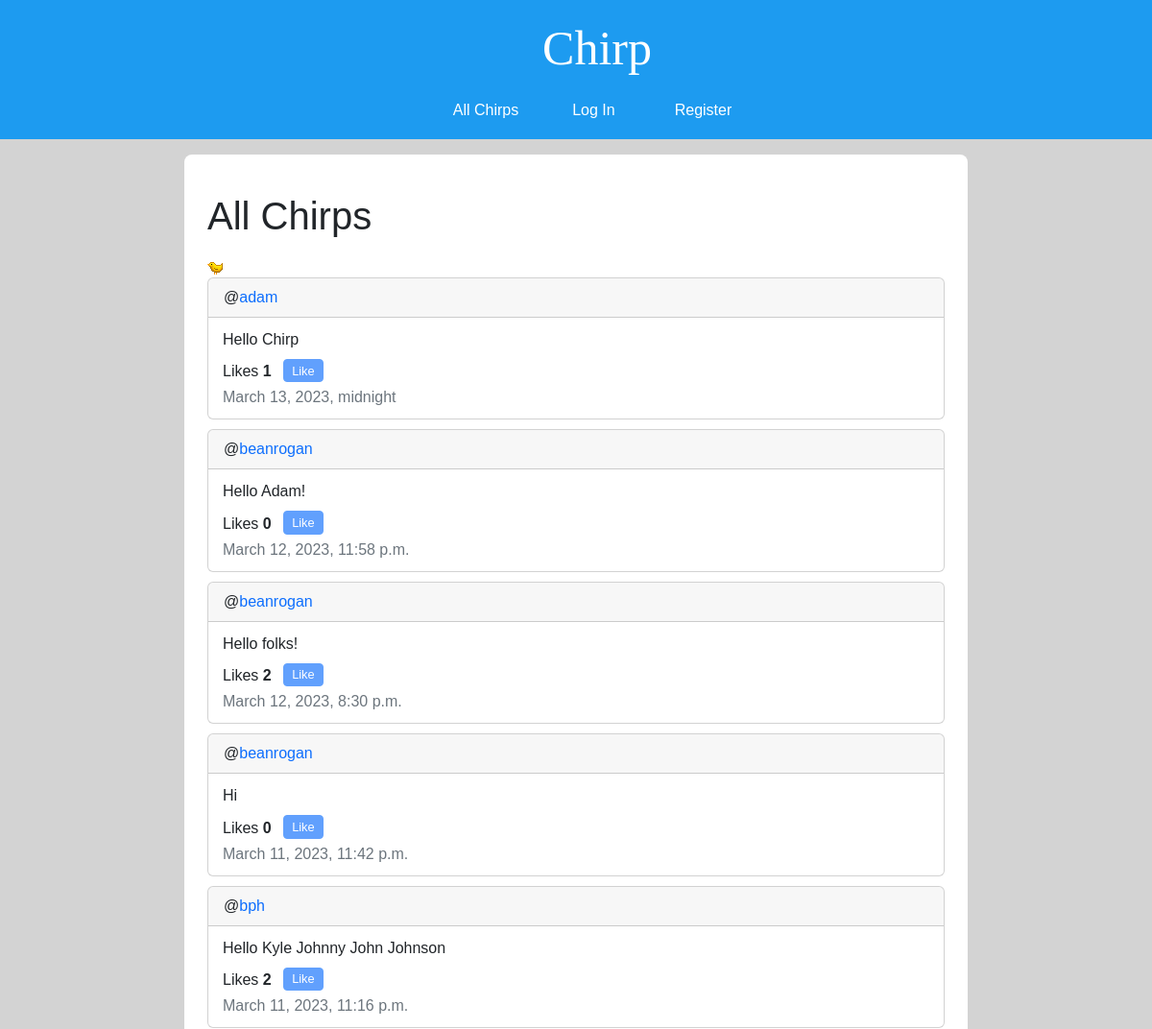
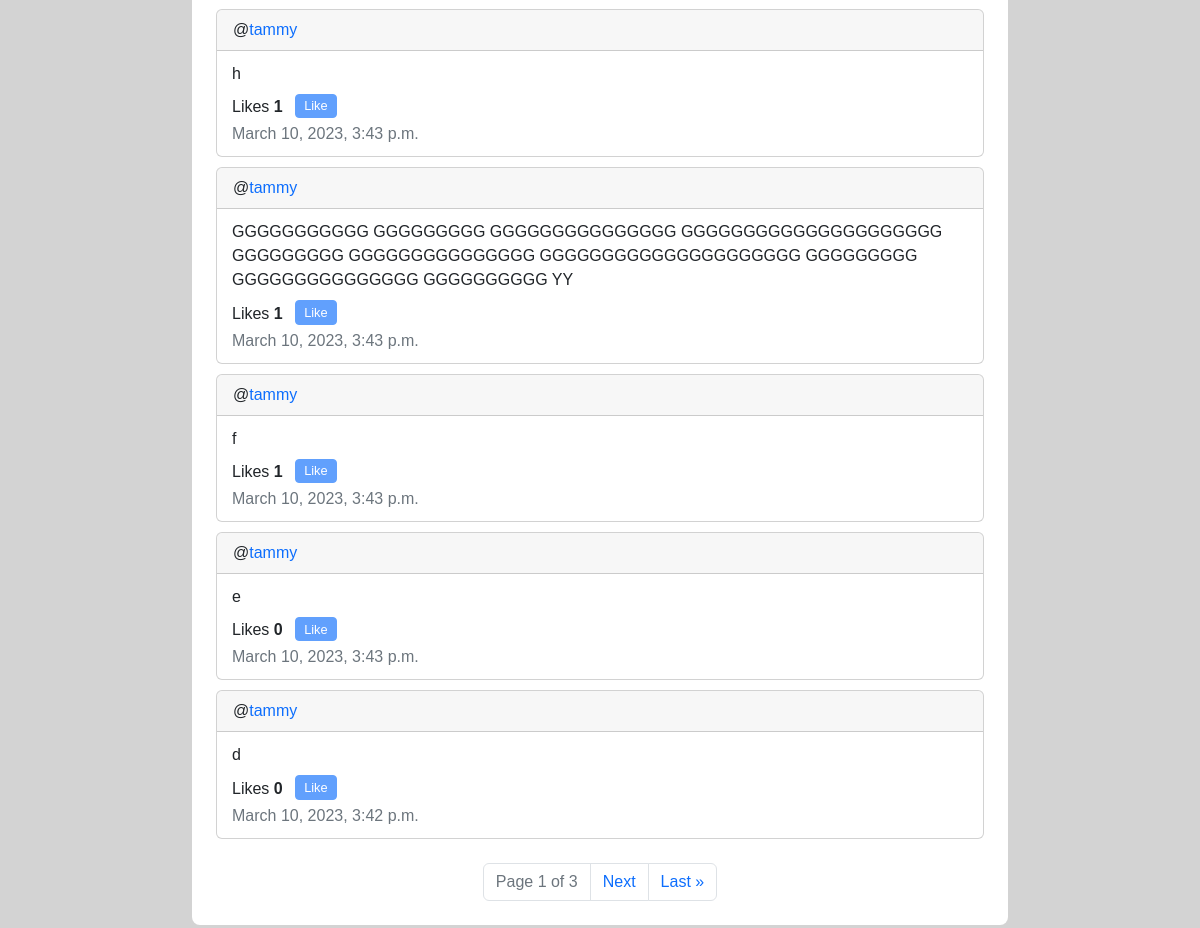
The page / on the database its author committed (2 pictures, top to bottom).
### network/models.py (models this page shows, shortened)
class Post(models.Model):
    author = models.ForeignKey('User', on_delete=models.CASCADE, related_name="+")
    content = models.TextField(max_length=280, verbose_name='')
    datetime = models.DateTimeField(auto_now_add=True)
    def likes(self):
        return self.like_objs.count()
    def users_liked(self):
        users = [like_obj.user for like_obj in self.like_objs.all()]
        return users

class User(AbstractUser):
    pass

### network/views.py (the view)
# urls.py: path("", views.index, name="index"),
def index(request):
    if request.method == "POST":
        if request.user.is_authenticated:
            f = NewPostForm(request.POST)
            post = f.save(commit=False)
            post.author = request.user
            post.save()
        else:
            return render(request, "network/error-page.html", {
                'message': error_message['login_to_post']
            })
        return HttpResponseRedirect(reverse("index"))
    else:
        post_list = Post.objects.order_by("-datetime")
        paginator = Paginator(post_list, 10)
        page_number = request.GET.get('page')
        page_obj = paginator.get_page(page_number)
        return render(request, "network/index.html", {
            'form': NewPostForm(),
            'page_obj': page_obj,
        })

### network/templates/network/index.html (shortened to what this page needs)
{% extends "network/layout.html" %}
{% block body %}
    <h1>All Chirps</h1>
    {% if user.is_authenticated == False %}
        <img alt="tweety bird">
    {% endif %}
    {% include "network/post-pagination.html" with user=user page_obj=page_obj %}
{% endblock %}

### network/templates/network/post-pagination.html (shortened to what this page needs)
<div class="post-group">
    {% for post in page_obj %}
        <div class="post card">
            <div class="card-header post-author" id="postAuthor_{{ post.id }}">@<a class="post-author-link" href="{% url 'profile' post.author.username %}">{{post.author}}</a></div>
            <div class="card-body position-relative">
                <div class="post-content-container mb-2" id="postContentContainer_{{ post.id }}">
                    <span class="post-content card-text" id="postContent_{{ post.id }}" style="display: block">{{post.content}}</span>
                </div>
                <div class="like-button-group d-sm-inline">
                    Likes <span class="like-count" id="likeCount_{{ post.id }}">{{ post.likes }}</span>
                    {% if user not in post.users_liked and user.is_authenticated %}
                        <button class="like-unlike-button btn btn-primary btn-sm mb-1 ms-2" id="{{ post.id }}">Like</button>
                    {% elif user in post.users_liked and user.is_authenticated %}
                        <button class="like-unlike-button btn btn-primary btn-sm mb-1 ms-2" id="{{ post.id }}">Unlike</button>
                    {% else %}
                        <button class="like-unlike-button btn btn-primary btn-sm mb-1 ms-2" id="{{ post.id }}" disabled>Like</button>
                    {% endif %}
                </div>
                <div class="post-datetime d-sm-block fw-light text-muted" id="postDatetime_{{ post.id }}">{{post.datetime}}</div>
            </div>
        </div>
    {% endfor %}
    <nav class="mt-4">
        <ul class="pagination justify-content-center">
            <li class="page-item current disabled">
                <a class="page-link">Page {{ page_obj.number }} of {{ page_obj.paginator.num_pages }}</a>
            </li>
            {% if page_obj.has_next %}
                <li class="page-item next"><a class="page-link" href="?page={{ page_obj.next_page_number }}">Next</a></li>
                {% if page_obj.next_page_number != page_obj.paginator.num_pages %}
                    <li class="page-item last"><a class="page-link" href="?page={{ page_obj.paginator.num_pages }}">Last &raquo;</a></li>
                {% endif %}
            {% endif %}
        </ul>
    </nav>
</div>

### network/static/network/styles.css (style rules this page uses)
.like-unlike-button, .post-content-button { --bs-btn-padding-y: .10rem; --bs-btn-padding-x: .5rem; --bs-btn-font-size: .80rem; }
.btn-primary { --bs-btn-bg: rgb(29, 155, 240); --bs-btn-border-color: rgb(29, 155, 240); --bs-btn-hover-bg: rgb(25, 129, 198); --bs-btn-hover-border-color: rgb(25, 129, 198); }
body { background-color: lightgray; font-family: "Varela", sans-serif; }
h1 { margin: 16px 0px; }
.card-body { padding: 3px 15px 10px 15px; }
.post-author-link { text-decoration: none !important; }
.post { margin-bottom: 10px; }
.like-count { font-weight: bold; }

### rows shown on the page
Post: author "adam", content "Hello Chirp", likes "1", datetime "March 13, 2023, midnight"
Post: author "beanrogan", content "Hello Adam!", likes "0", datetime "March 12, 2023, 11:58 p.m."
Post: author "beanrogan", content "Hello folks!", likes "2", datetime "March 12, 2023, 8:30 p.m."
Post: author "beanrogan", content "Hi", likes "0", datetime "March 11, 2023, 11:42 p.m."
Post: author "bph", content "Hello Kyle Johnny John Johnson", likes "2", datetime "March 11, 2023, 11:16 p.m."
Post: author "tammy", content "h", likes "1", datetime "March 10, 2023, 3:43 p.m."
Post: author "tammy", content "GGGGGGGGGGG GGGGGGGGG GGGGGGGGGGGGGGG GGGGGGGGGGGGGGGGGGGGG GGGGGGGGG GGGGGGGGGGGGGGG GGGGGGGGGGGGGGGGGGGGG GGGGGGGGG GGGGGGGGGGGGGGG GGGGGGGGGG YY", likes "1", datetime "March 10, 2023, 3:43 p.m."
Post: author "tammy", content "f", likes "1", datetime "March 10, 2023, 3:43 p.m."
Post: author "tammy", content "e", likes "0", datetime "March 10, 2023, 3:43 p.m."
Post: author "tammy", content "d", likes "0", datetime "March 10, 2023, 3:42 p.m."

### other values the page prints
{{ page_obj.number }} "1"
{{ page_obj.paginator.num_pages }} "3"
